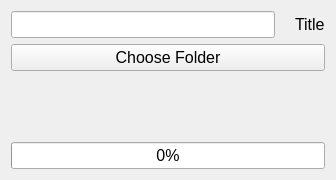
<?xml version="1.0" encoding="UTF-8"?>
<ui version="4.0">
 <class>Form</class>
 <widget class="QWidget" name="Form">
  <property name="geometry">
   <rect>
    <x>0</x>
    <y>0</y>
    <width>336</width>
    <height>180</height>
   </rect>
  </property>
  <property name="minimumSize">
   <size>
    <width>336</width>
    <height>180</height>
   </size>
  </property>
  <property name="maximumSize">
   <size>
    <width>336</width>
    <height>180</height>
   </size>
  </property>
  <property name="windowTitle">
   <string>Collect a Sentence From Many Word Files</string>
  </property>
  <layout class="QVBoxLayout" name="verticalLayout">
   <item>
    <layout class="QHBoxLayout" name="horizontalLayout">
     <property name="spacing">
      <number>20</number>
     </property>
     <item>
      <widget class="QLineEdit" name="leSubject">
       <property name="font">
        <font>
         <family>Helvetica</family>
         <pointsize>12</pointsize>
         <weight>50</weight>
         <bold>false</bold>
         <kerning>true</kerning>
        </font>
       </property>
      </widget>
     </item>
     <item>
      <widget class="QLabel" name="label">
       <property name="font">
        <font>
         <family>Helvetica</family>
         <pointsize>12</pointsize>
         <weight>50</weight>
         <bold>false</bold>
         <kerning>true</kerning>
        </font>
       </property>
       <property name="text">
        <string>Title</string>
       </property>
      </widget>
     </item>
    </layout>
   </item>
   <item>
    <widget class="QPushButton" name="btnOpen">
     <property name="font">
      <font>
       <family>Helvetica</family>
       <pointsize>12</pointsize>
       <weight>50</weight>
       <bold>false</bold>
       <kerning>true</kerning>
      </font>
     </property>
     <property name="text">
      <string>Choose Folder</string>
     </property>
    </widget>
   </item>
   <item>
    <spacer name="verticalSpacer">
     <property name="font">
      <font>
       <family>Helvetica</family>
       <pointsize>12</pointsize>
       <weight>50</weight>
       <bold>false</bold>
       <kerning>true</kerning>
      </font>
     </property>
     <property name="orientation">
      <enum>Qt::Vertical</enum>
     </property>
     <property name="sizeHint" stdset="0">
      <size>
       <width>20</width>
       <height>40</height>
      </size>
     </property>
    </spacer>
   </item>
   <item>
    <widget class="QProgressBar" name="progressBar">
     <property name="font">
      <font>
       <family>Helvetica</family>
       <pointsize>12</pointsize>
       <weight>50</weight>
       <bold>false</bold>
       <kerning>true</kerning>
      </font>
     </property>
     <property name="value">
      <number>0</number>
     </property>
    </widget>
   </item>
  </layout>
 </widget>
 <tabstops>
  <tabstop>leSubject</tabstop>
  <tabstop>btnOpen</tabstop>
 </tabstops>
 <resources/>
 <connections/>
</ui>
